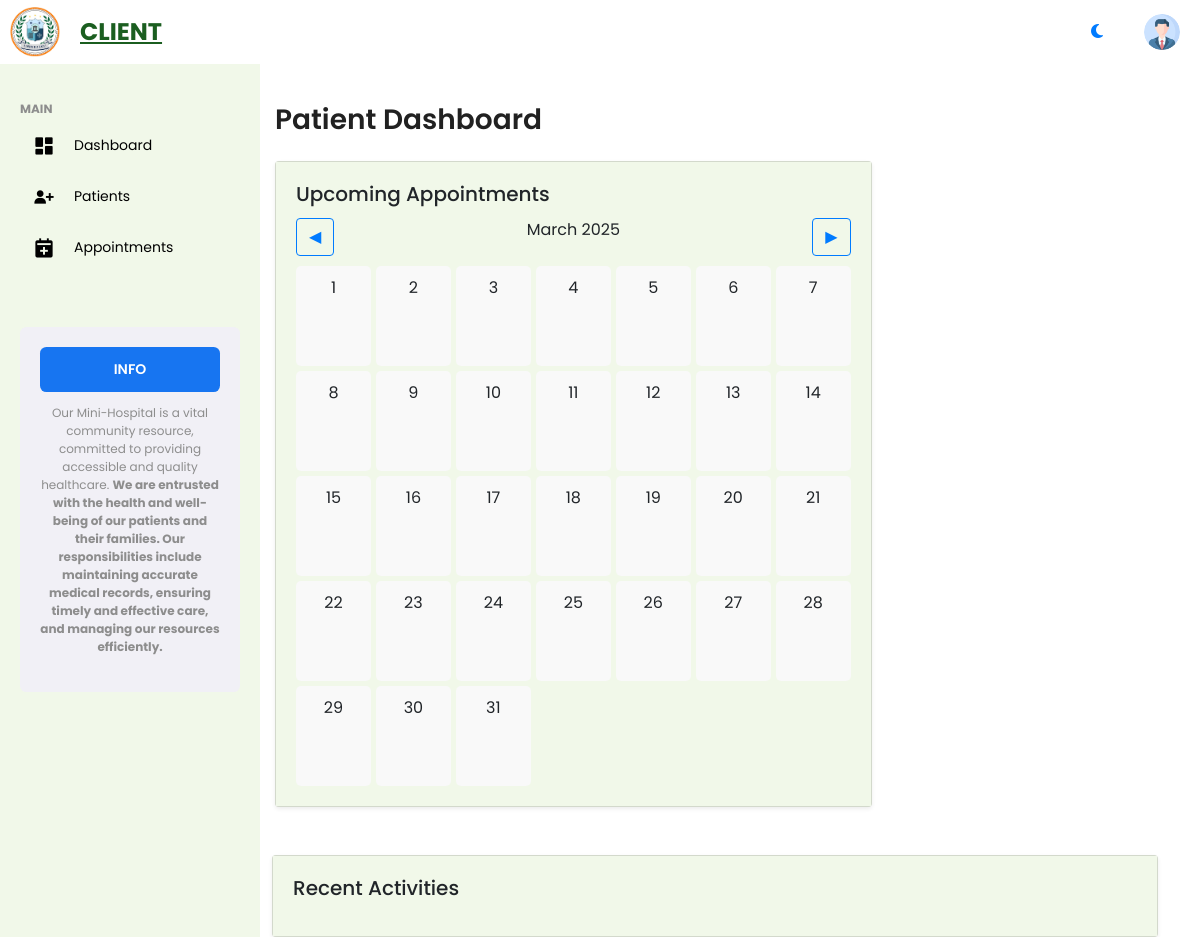
Page /client/client_dashboard.php (signed in) on the earlier database version.
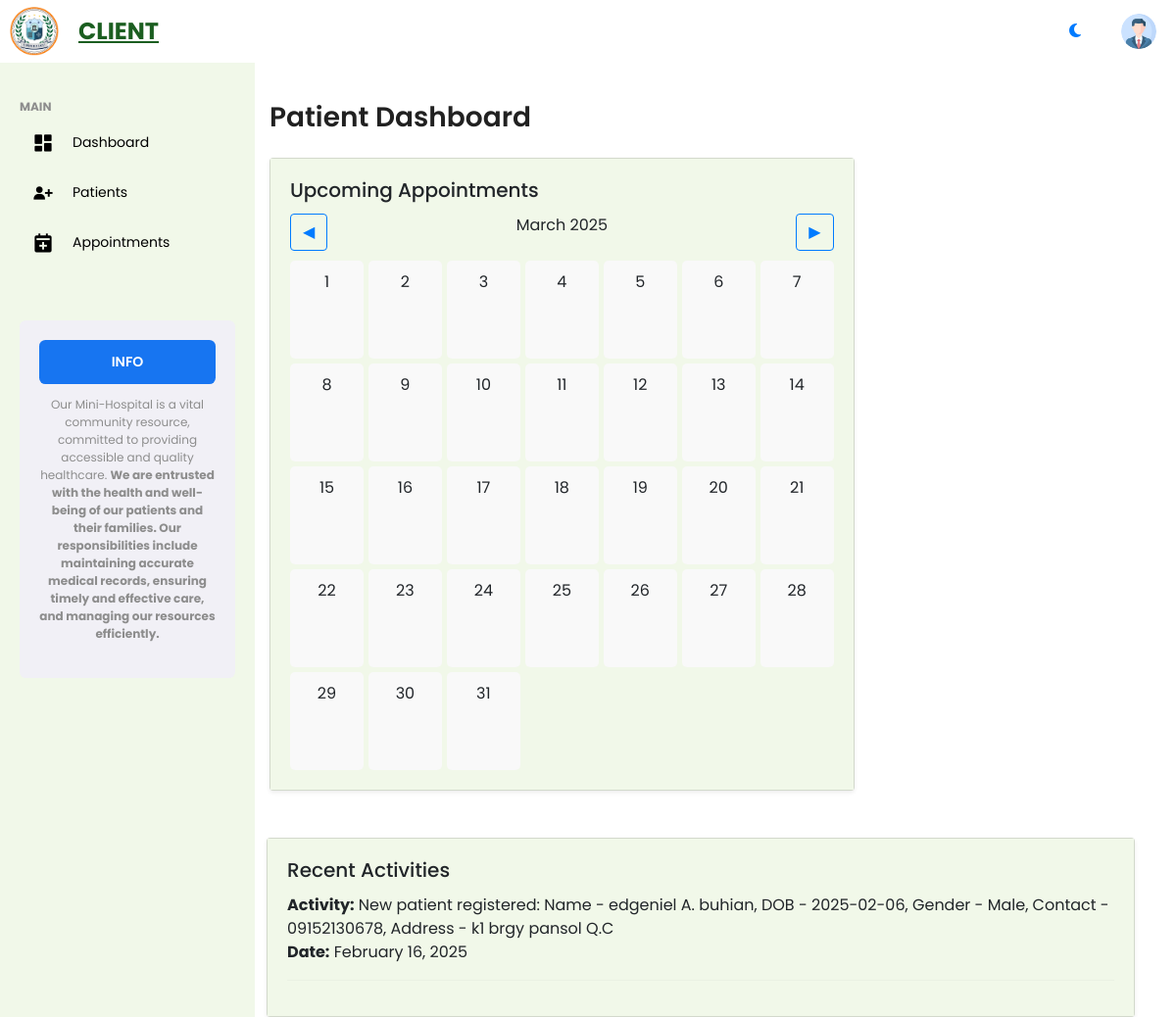
Same page on the later database version.
### tables this page shows
CREATE TABLE `logs` (
  `id` int(11) NOT NULL,
  `message` text NOT NULL,
  `created_at` timestamp NOT NULL DEFAULT current_timestamp()
);

### client/client_dashboard.php (the view, shortened to what this page needs)
<?php
include('../client/assets/inc/header.php');
include('../client/assets/inc/sidebar.php');
include('../client/assets/inc/navbar.php');
$user_id = $_SESSION['user_id'];
$activities_query = "SELECT * FROM logs WHERE id = ? ORDER BY created_at DESC LIMIT 5";
$stmt = $conn->prepare($activities_query);
$stmt->bind_param("i", $user_id);
$stmt->execute();
$activities_result = $stmt->get_result();
?>
<body>
    <div class="container mt-4">
        <h1 class="h3 mb-4">Patient Dashboard</h1>
        <div class="row g-4">
<div class="col-sm-12 col-lg-8">
    <div class="card shadow-sm">
        <div class="card-body">
            <h5 class="card-title">Upcoming Appointments</h5>
            <div class="calendar-container">
                <div class="calendar-header">
                    <button id="prev-month" class="btn btn-outline-primary">&#9664;</button>
                    <span id="month-name"></span>
                    <button id="next-month" class="btn btn-outline-primary">&#9654;</button>
                </div>
                <div class="calendar-days">
                </div>
            </div>
        </div>
    </div>
</div>
        <div class="row g-4 mt-4">
            <div class="col-12">
                <div class="card shadow-sm">
                    <div class="card-body">
                        <h5 class="card-title">Recent Activities</h5>
                        <ul class="list-unstyled">
                            <?php while ($activity = $activities_result->fetch_assoc()) { ?>
                                <li>
                                    <strong>Activity:</strong> <?= $activity['message'] ?><br>
                                    <strong>Date:</strong> <?= date("F j, Y", strtotime($activity['created_at'])) ?>
                                </li>
                                <hr>
                            <?php } ?>
                        </ul>
                    </div>
                </div>
            </div>
        </div>
    </div>
</body>
</html>

Differences in the rows shown:
added logs: message "New patient registered: Name - edgeniel A. buhian, DOB - 2025-02-06, Gender - Male, Contact - 09152130678, Address - k1 brgy pansol Q.C", created_at "February 16, 2025"
